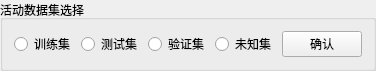
                 <widget class="QGroupBox" name="groupBox_3">
                  <property name="sizePolicy">
                   <sizepolicy hsizetype="Preferred" vsizetype="Minimum">
                    <horstretch>0</horstretch>
                    <verstretch>0</verstretch>
                   </sizepolicy>
                  </property>
                  <property name="maximumSize">
                   <size>
                    <width>16777215</width>
                    <height>60</height>
                   </size>
                  </property>
                  <property name="title">
                   <string>活动数据集选择</string>
                  </property>
                  <layout class="QVBoxLayout" name="verticalLayout_7">
                   <item>
                    <layout class="QHBoxLayout" name="horizontalLayout_11">
                     <item>
                      <widget class="QRadioButton" name="radioButton_train_choice">
                       <property name="text">
                        <string>训练集</string>
                       </property>
                       <property name="checkable">
                        <bool>true</bool>
                       </property>
                       <property name="checked">
                        <bool>false</bool>
                       </property>
                      </widget>
                     </item>
                     <item>
                      <widget class="QRadioButton" name="radioButton_test_choice">
                       <property name="text">
                        <string>测试集</string>
                       </property>
                      </widget>
                     </item>
                     <item>
                      <widget class="QRadioButton" name="radioButton_val_choice">
                       <property name="text">
                        <string>验证集</string>
                       </property>
                      </widget>
                     </item>
                     <item>
                      <widget class="QRadioButton" name="radioButton_unknow_choice">
                       <property name="text">
                        <string>未知集</string>
                       </property>
                      </widget>
                     </item>
                     <item>
                      <widget class="QPushButton" name="pushButton_datasetConfirm">
                       <property name="sizePolicy">
                        <sizepolicy hsizetype="Fixed" vsizetype="Fixed">
                         <horstretch>0</horstretch>
                         <verstretch>0</verstretch>
                        </sizepolicy>
                       </property>
                       <property name="text">
                        <string>确认</string>
                       </property>
                      </widget>
                     </item>
                    </layout>
                   </item>
                   <item>
                    <layout class="QHBoxLayout" name="horizontalLayout_12"/>
                   </item>
                  </layout>
                 </widget>
